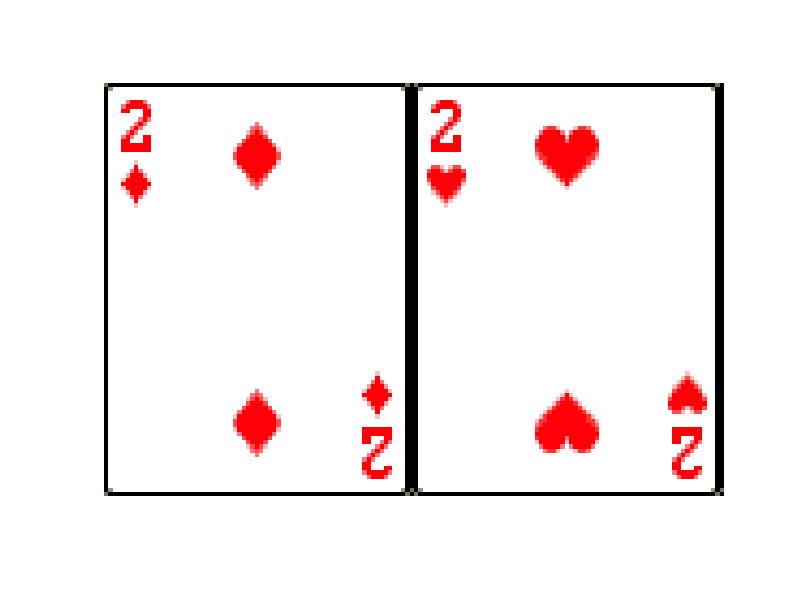

MATLAB code for this plot: (Note: this script raises an error after producing the figure.)
load CardDeck

%init
global ShuffledDeck;
global deckNum;

ShuffledDeck = randperm(52);

deckNum = 5;
BookmakerCards = [ShuffledDeck(1),ShuffledDeck(2)];
PlayerCards = [ShuffledDeck(3),ShuffledDeck(4)];

fprintf("This is Dealer's card\n");
imshow([RedDeck{55},RedDeck{BookmakerCards(2:length(BookmakerCards))}]);
input("Please press any key to continue:\n");

fprintf("This is your card\n");
imshow([RedDeck{PlayerCards}]);

% Judge Black Jack
if(cardValue(PlayerCards) == 21) 
    if(cardValue(BookmakerCards) < 21)
        fprintf("Black Jack! You Win!\n");
    else
        fprintf("Equal!\n");
    end
    return
end

fprintf("Your total value is %d; ",cardValue(PlayerCards));
fprintf("The Dealer's total value is %d",cardValue(BookmakerCards(2:length(BookmakerCards))));
choice = printMenu(PlayerCards,BookmakerCards);

while (choice == 1)
    PlayerCards = [PlayerCards,ShuffledDeck(deckNum)];
    deckNum = deckNum + 1;
    fprintf("Your total value is %d; ",cardValue(PlayerCards));
    fprintf("The Dealer's total value is %d\n",cardValue(BookmakerCards));
    imshow([RedDeck{PlayerCards}]);
    if (cardValue(PlayerCards) > 21)
        fprintf("Busted!\n");
        break;
    end
    choice = printMenu(PlayerCards,BookmakerCards);
end

if(choice == 2)
    BookmakerCards = BookmakerOrder(BookmakerCards);
    fprintf("This is Dealer's Card. \n");
    imshow([RedDeck{BookmakerCards}]);
    if (cardValue(BookmakerCards)>21)
        fprintf("Dealer Busted! You win!\n");
    elseif (cardValue(BookmakerCards)>cardValue(PlayerCards))
        fprintf("Dealer wins!\n");    
    elseif (cardValue(BookmakerCards)<cardValue(PlayerCards))
        fprintf("You wins!\n");
    else
        fprintf("Equal!\n");
    end
end
    
%menu
%unfinished: UserCard is used to judge splite, bookmakerCard use to judge
%insurance 

function m = printMenu(userCard,bookmakerCard)
    fprintf("Your Option:\n");
    fprintf("1 Hit\n");
    fprintf("2 Stand\n");
    %fprintf("3 Double\n");
    %for i = 2:length(bookmakerCard)
    %    if mod(bookmakerCard(i),13)==1
    %        fprintf("4 Insurance\n");
    %        break;
    %    end
    %end
    m=input("Please input your choice: ");
end

% AI Bookmaker Order
function card = BookmakerOrder(card)
    global deckNum;
    global ShuffledDeck;
    
    if cardValue(card) < 17
        card = [card,ShuffledDeck(deckNum)];
        deckNum = deckNum + 1;
    end
end


% count values of card
function val = cardValue(cards)
    DeckValues = [-1 2:10 10 10 10 -1 2:10 10 10 10 -1 2:10 10 10 10 -1 2:10 10 10 10];
    countA = 0;
    val = 0;
    for i=1:length(cards)
        if DeckValues(cards(i)) ~= -1
            val = val+ DeckValues(cards(i));
        else
            countA = countA+1;
        end
    end
    
    if countA == 1
        
        if val+11>21
            val=val+1;
        elseif val+11<=21
            val = val+11;
        end
        
        elseif countA >1
            while countA > 1
                val = val + 1;
                countA =countA - 1;
            end
            if val+11>21
                val=val+1;
            elseif val+11<=21
                val = val+11;
            end
    end     
end


